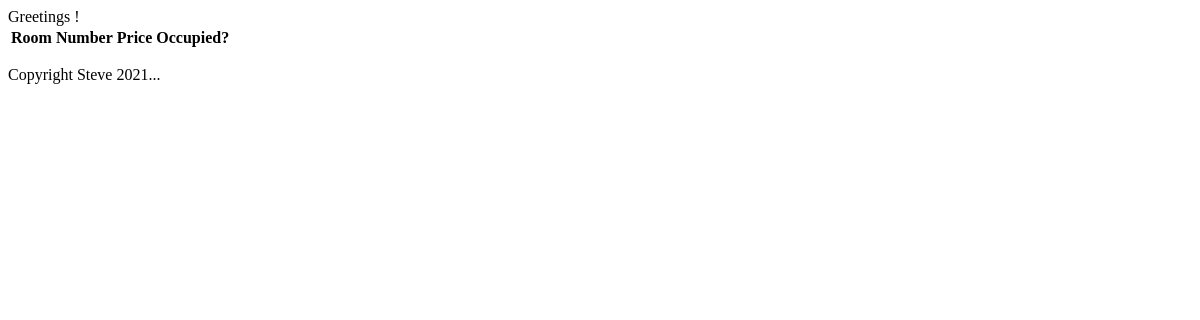
The app's page /booking/roomlist, older data.
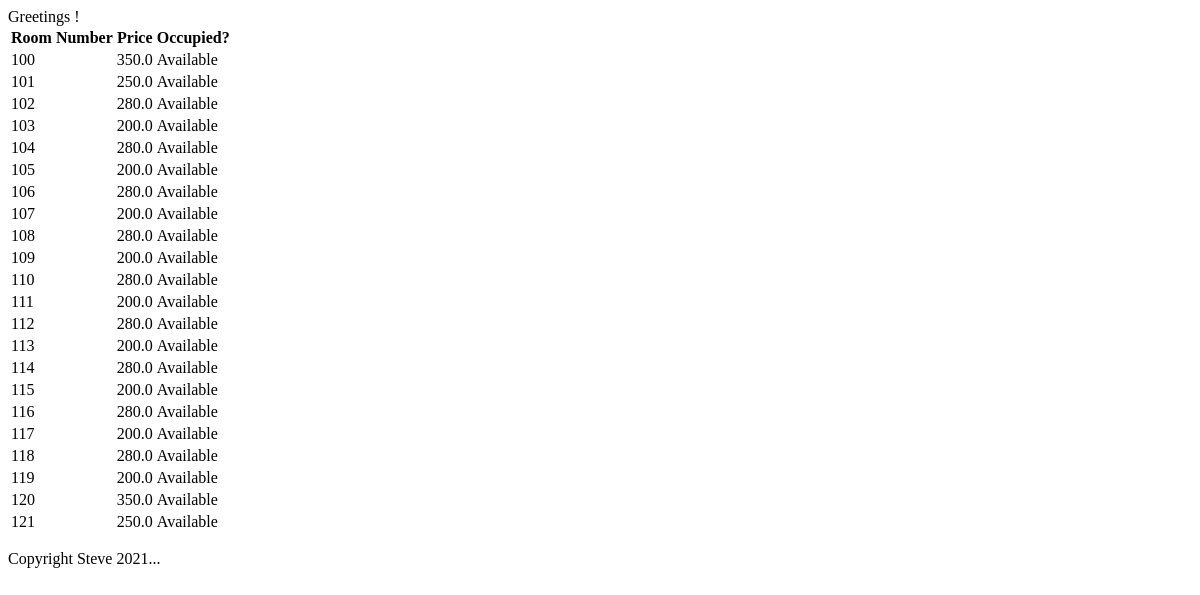
The same page, newer data.
### booking/models.py (models this page shows, shortened)
class Room(models.Model):
    room_num = models.IntegerField(default=0)
    occupied = models.BooleanField(default=False)
    oceanside = models.BooleanField(default=False)
    suite = models.BooleanField(default=False)
    if suite:
        price = models.FloatField(default=BASE_PRICE)

### booking/views.py (the view)
# urls.py: path('roomlist', views.RoomList.as_view(), name='room_list'),
class RoomList(ListView):
    model = Room

### booking/templates/booking/room_list.html
{% extends "./layout.html" %}
{% block content %}
    <table>
    <tr><th>Room Number</th><th>Price</th><th>Occupied?</th></tr>
    {% for room in room_list %}
        <tr><td>{{ room.room_num }}</td><td>{{ room.price }}</td><td>{% if room.occupied %}Occupied{% else %}Available{% endif %}</td></tr>
    {% endfor %}
    </table>
{% endblock %}

### booking/templates/booking/layout.html (shortened to what this page needs)
<!DOCTYPE html>
<html lang="en">
<head>
</head>
<body>
Greetings {{ user_name }}!
<br>
{% block content %}
{% endblock %}
<p>Copyright Steve 2021...</p>
</body>
</html>

Row changes from the older to the newer data that the page shows:
added Room: room_num "100", price "350.0", occupied "Available"
added Room: room_num "101", price "250.0", occupied "Available"
added Room: room_num "102", price "280.0", occupied "Available"
added Room: room_num "103", price "200.0", occupied "Available"
added Room: room_num "104", price "280.0", occupied "Available"
added Room: room_num "105", price "200.0", occupied "Available"
added Room: room_num "106", price "280.0", occupied "Available"
added Room: room_num "107", price "200.0", occupied "Available"
added Room: room_num "108", price "280.0", occupied "Available"
added Room: room_num "109", price "200.0", occupied "Available"
added Room: room_num "110", price "280.0", occupied "Available"
added Room: room_num "111", price "200.0", occupied "Available"
added Room: room_num "112", price "280.0", occupied "Available"
added Room: room_num "113", price "200.0", occupied "Available"
added Room: room_num "114", price "280.0", occupied "Available"
added Room: room_num "115", price "200.0", occupied "Available"
added Room: room_num "116", price "280.0", occupied "Available"
added Room: room_num "117", price "200.0", occupied "Available"
added Room: room_num "118", price "280.0", occupied "Available"
added Room: room_num "119", price "200.0", occupied "Available"
added Room: room_num "120", price "350.0", occupied "Available"
added Room: room_num "121", price "250.0", occupied "Available"
